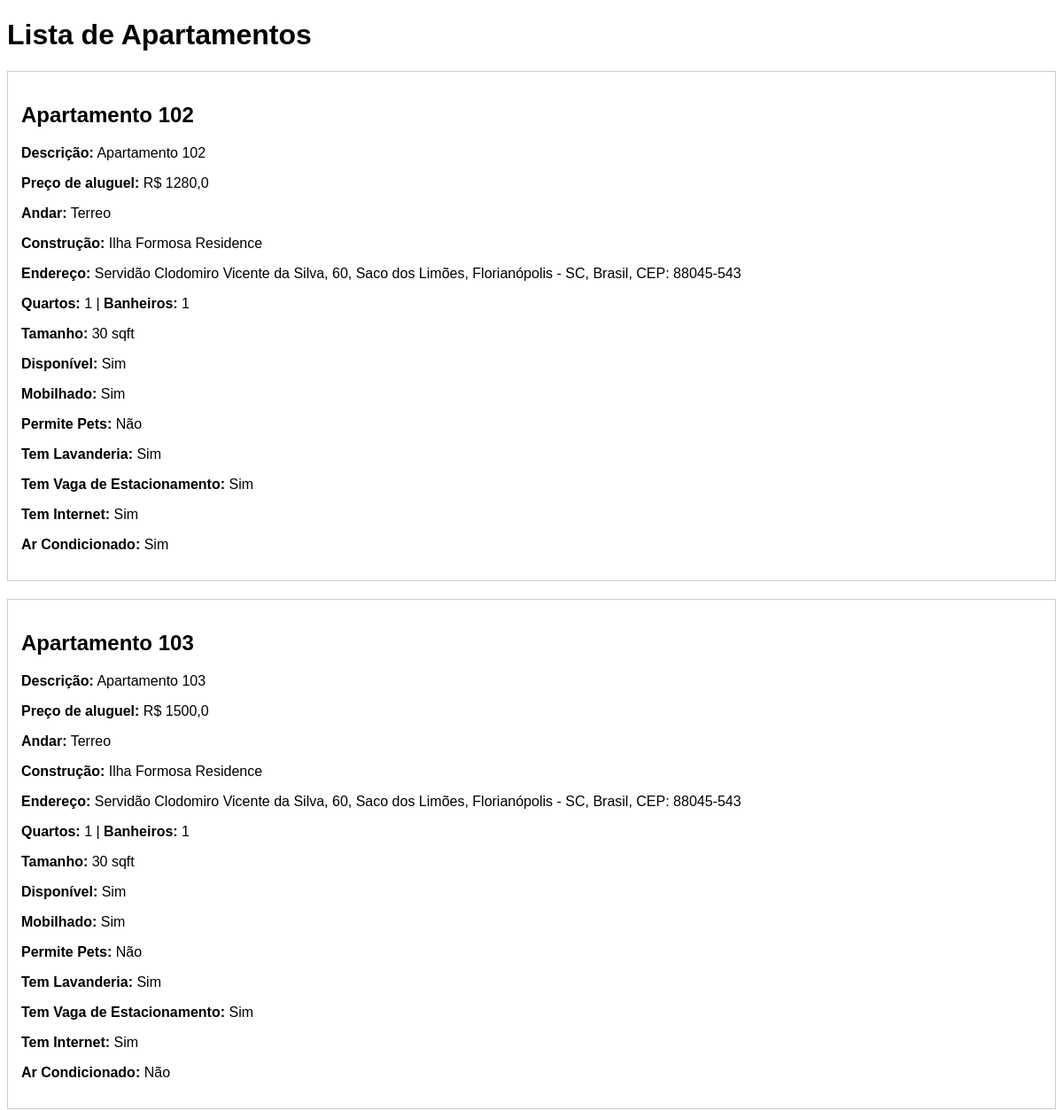
Before: /aptos/ (upper part) with the older database file.
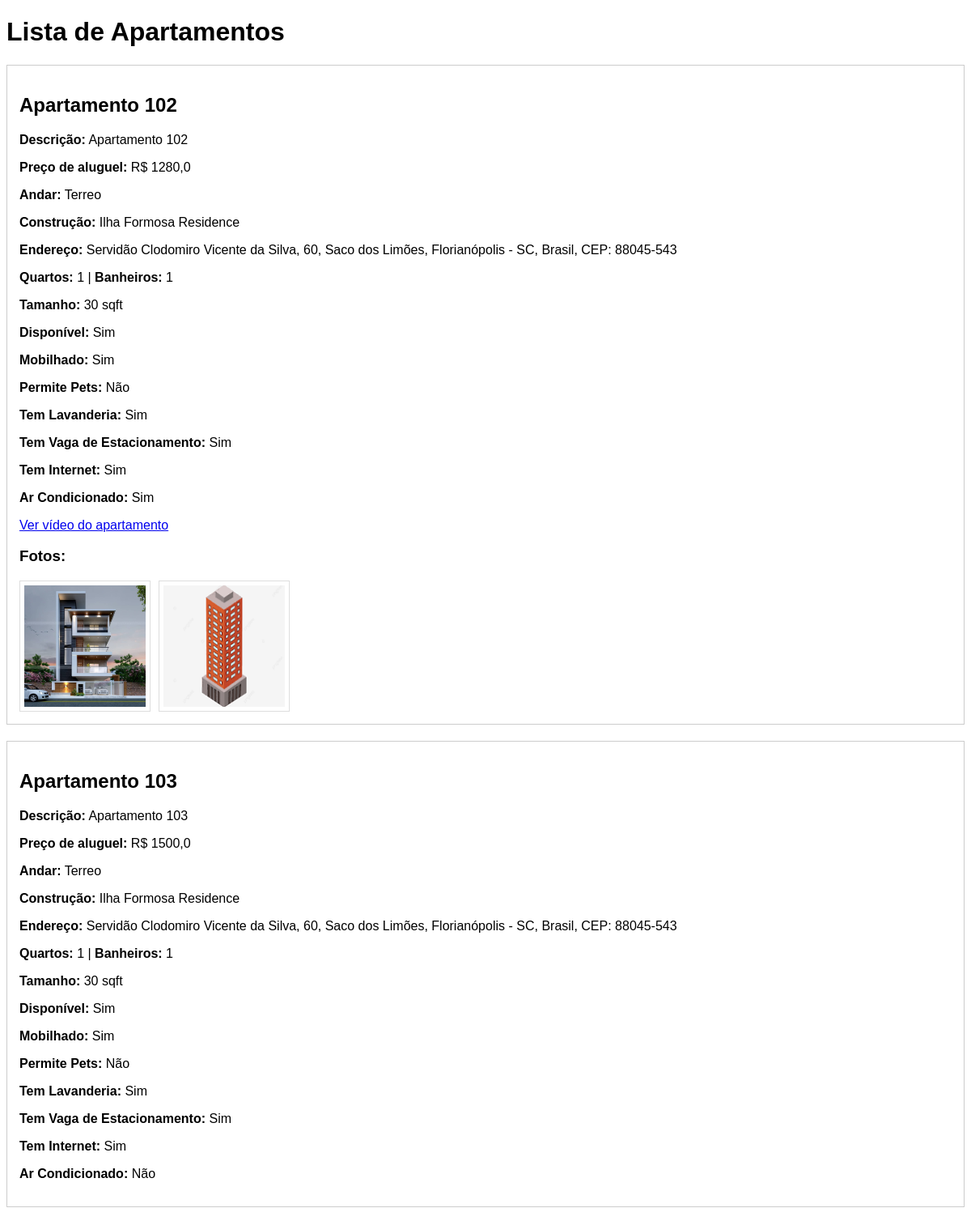
After: the same page with the newer database file.
### aptos/models.py (models this page shows, shortened)
class Aptos(models.Model):
    id = models.AutoField(primary_key=True)
    unit_number = models.CharField(max_length=10)
    floor = models.CharField(max_length=20, blank=True, null=True)
    building_name = models.ForeignKey(
        Builders, on_delete=models.CASCADE, related_name="aptos_building_name"
    )
    description = models.TextField()
    rental_price = models.FloatField(default=0.0)
    is_available = models.BooleanField(default=True)
    is_furnished = models.BooleanField(default=False)
    is_pets_allowed = models.BooleanField(default=False)
    has_laundry = models.BooleanField(default=False)
    has_parking = models.BooleanField(default=False)
    has_internet = models.BooleanField(default=False)
    has_air_conditioning = models.BooleanField(default=False)
    number_of_bedrooms = models.IntegerField()
    number_of_bathrooms = models.IntegerField()
    square_footage = models.IntegerField()
    video = models.FileField(upload_to="aptos/aptos_videos", blank=True, null=True)
    created_at = models.DateTimeField(auto_now_add=True)
    updated_at = models.DateTimeField(auto_now=True)

class Builders(models.Model):
    id = models.AutoField(primary_key=True)
    name = models.CharField(max_length=100)
    street = models.CharField(max_length=100)
    neighborhood = models.CharField(max_length=100)
    city = models.CharField(max_length=100)
    state = models.CharField(max_length=100)
    zip_code = models.CharField(max_length=20)
    country = models.CharField(max_length=100)
    created_at = models.DateTimeField(auto_now_add=True)
    updated_at = models.DateTimeField(auto_now=True)

class Foto(models.Model):
    apto = models.ForeignKey(Aptos, related_name="fotos", on_delete=models.CASCADE)
    description = models.CharField(max_length=10, blank=True, null=True)
    photos = models.ImageField(upload_to="aptos/aptos_photos", blank=True, null=True)

### aptos/views.py (the view)
# urls.py: path("aptos/", views.lista_aptos, name="lista_aptos"),
def lista_aptos(request):
    aptos = Aptos.objects.select_related("building_name").prefetch_related("fotos")
    return render(request, "aptos_lista.html", {"aptos": aptos})

### aptos/templates/aptos_lista.html (shortened to what this page needs)
<!DOCTYPE html>
<html lang="pt-br">
  <head>
  </head>
  <body>
    <h1>Lista de Apartamentos</h1>
    {% for apto in aptos %}
      <div class="apto">
        <h2>Apartamento {{ apto.unit_number }}</h2>
        <p>
          <strong>Descrição:</strong> {{ apto.description }}
        </p>
        <p>
          <strong>Preço de aluguel:</strong> R$ {{ apto.rental_price }}
        </p>
        <p>
          <strong>Andar:</strong> {{ apto.floor }}
        </p>
        <p>
          <strong>Construção:</strong> {{ apto.building_name.name }}
        </p>
        <p>
          <strong>Endereço:</strong> {{ apto.building_name.street }},
          {{ apto.building_name.neighborhood }}, {{ apto.building_name.city }} -
          {{ apto.building_name.state }}, {{ apto.building_name.country }}, CEP: {{ apto.building_name.zip_code }}
        </p>
        <p>
          <strong>Quartos:</strong> {{ apto.number_of_bedrooms }} |
          <strong>Banheiros:</strong> {{ apto.number_of_bathrooms }}
        </p>
        <p>
          <strong>Tamanho:</strong> {{ apto.square_footage }} sqft
        </p>
        <p>
          <strong>Disponível:</strong> {{ apto.is_available|yesno:'Sim,Não' }}
        </p>
        <p>
          <strong>Mobilhado:</strong> {{ apto.is_furnished|yesno:'Sim,Não' }}
        </p>
        <p>
          <strong>Permite Pets:</strong> {{ apto.is_pets_allowed|yesno:'Sim,Não' }}
        </p>
        <p>
          <strong>Tem Lavanderia:</strong> {{ apto.has_laundry|yesno:'Sim,Não' }}
        </p>
        <p>
          <strong>Tem Vaga de Estacionamento:</strong> {{ apto.has_parking|yesno:'Sim,Não' }}
        </p>
        <p>
          <strong>Tem Internet:</strong> {{ apto.has_internet|yesno:'Sim,Não' }}
        </p>
        <p>
          <strong>Ar Condicionado:</strong> {{ apto.has_air_conditioning|yesno:'Sim,Não' }}
        </p>
        {% if apto.video %}
          <p>
            <a href="{{ apto.video.url }}">Ver vídeo do apartamento</a>
          </p>
        {% endif %} {% if apto.fotos.all %}
          <h3>Fotos:</h3>
          <div class="photos">
            {% for foto in apto.fotos.all %}
              {% if foto.photos %}
                <img src="{{ foto.photos.url }}" alt="{{ foto.description|default:'Foto' }}" />
              {% endif %}
            {% endfor %}
          </div>
        {% endif %}
      </div>
    {% empty %}
      <p>Nenhum apartamento encontrado.</p>
    {% endfor %}
  </body>
</html>

### aptos/templates/aptos_lista.html (style rules this page uses)
body { font-family: Arial, sans-serif; }
.apto { border: 1px solid #ccc; padding: 15px; margin-bottom: 20px; }
.photos { display: flex; flex-wrap: wrap; gap: 10px; margin-top: 10px; }
.photos img { max-width: 150px; height: auto; border: 1px solid #ddd; padding: 5px; }

Changed rows visible on the page:
changed Aptos "Apartamento 102": now shows "Ver vídeo do apartamento"; now shows "Fotos:"
added Foto: photos (picture), shown under Aptos "Apartamento 102"
added Foto: photos (picture), shown under Aptos "Apartamento 102"
